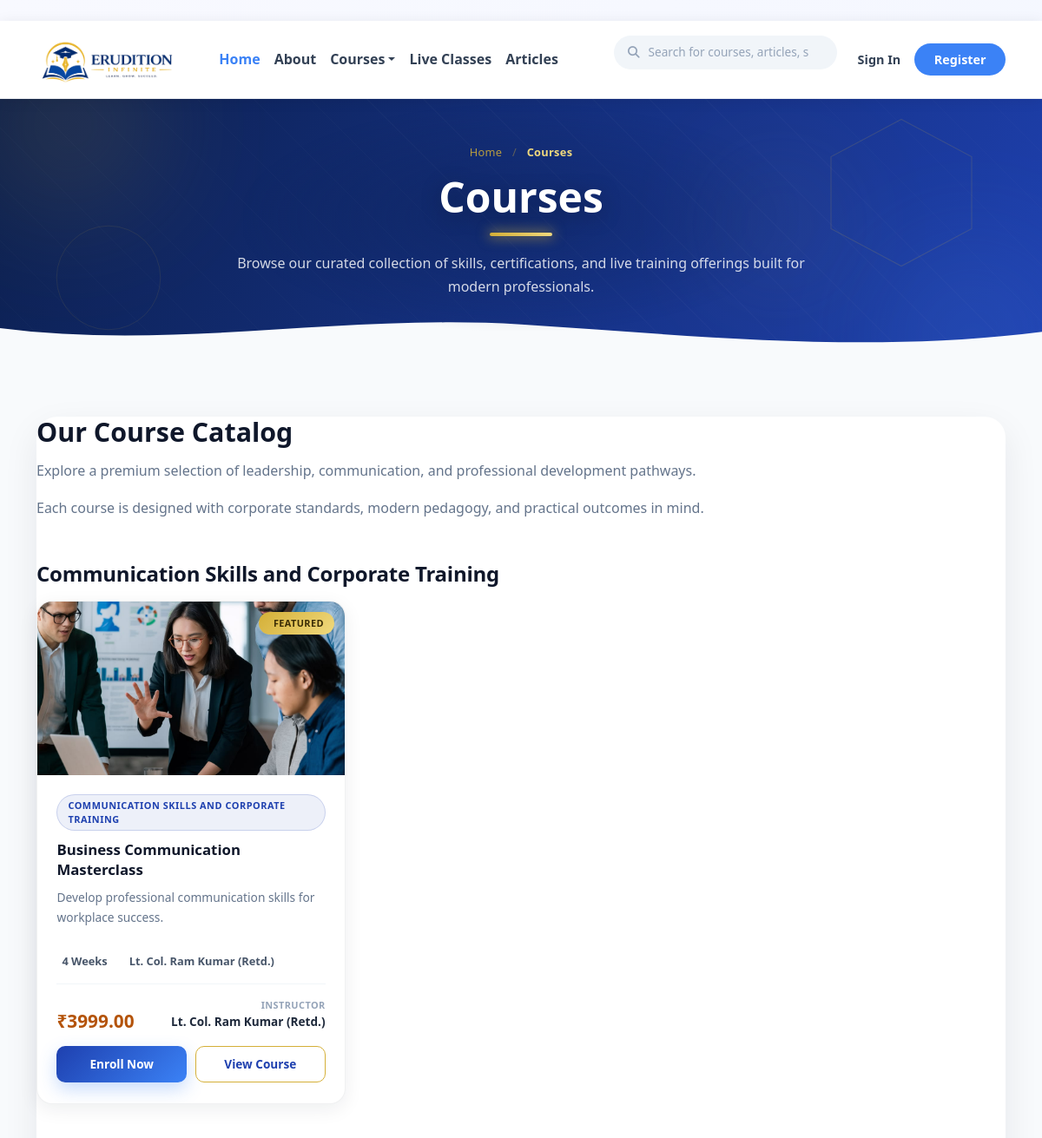
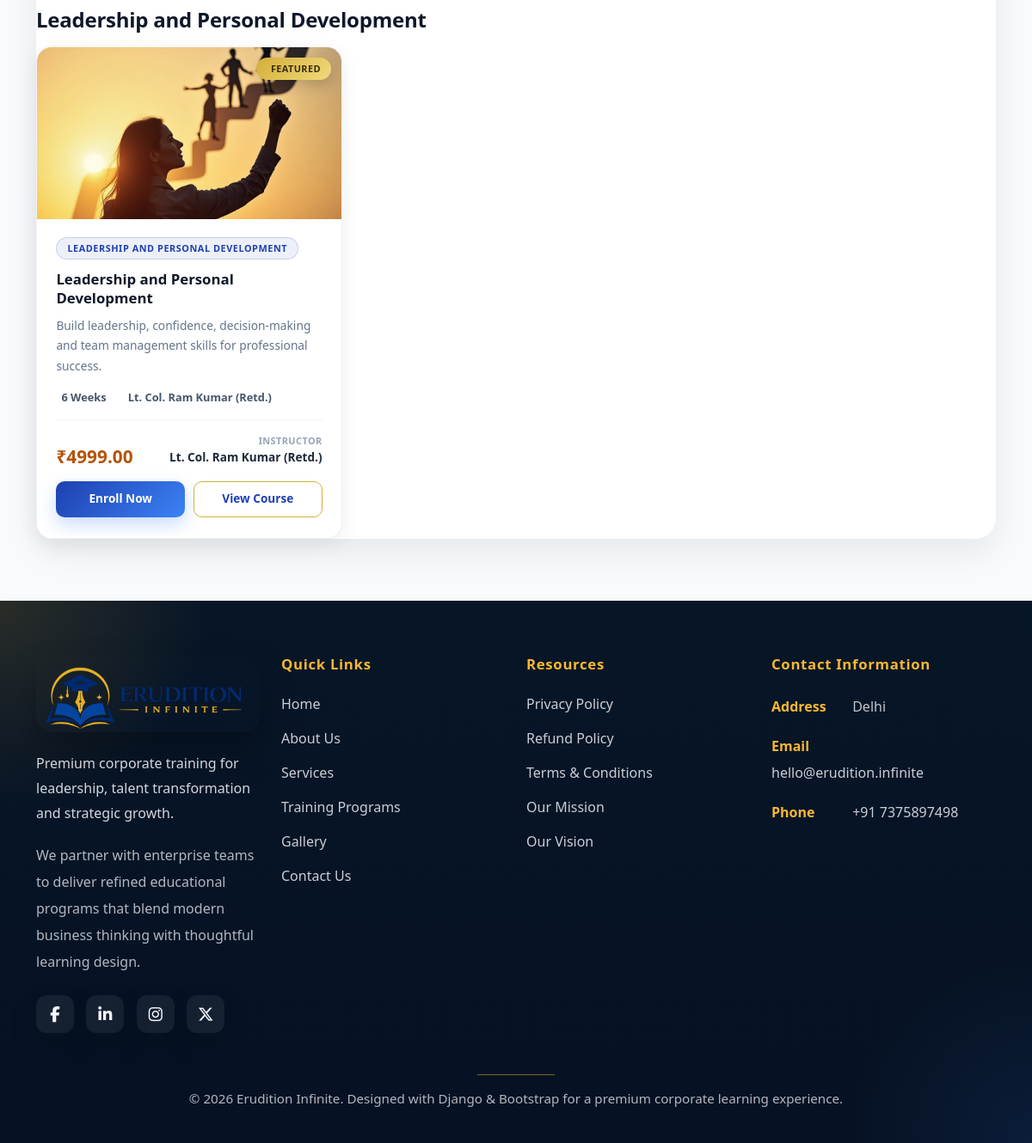
Page /courses/ on the earlier database version (2 pictures, top to bottom).
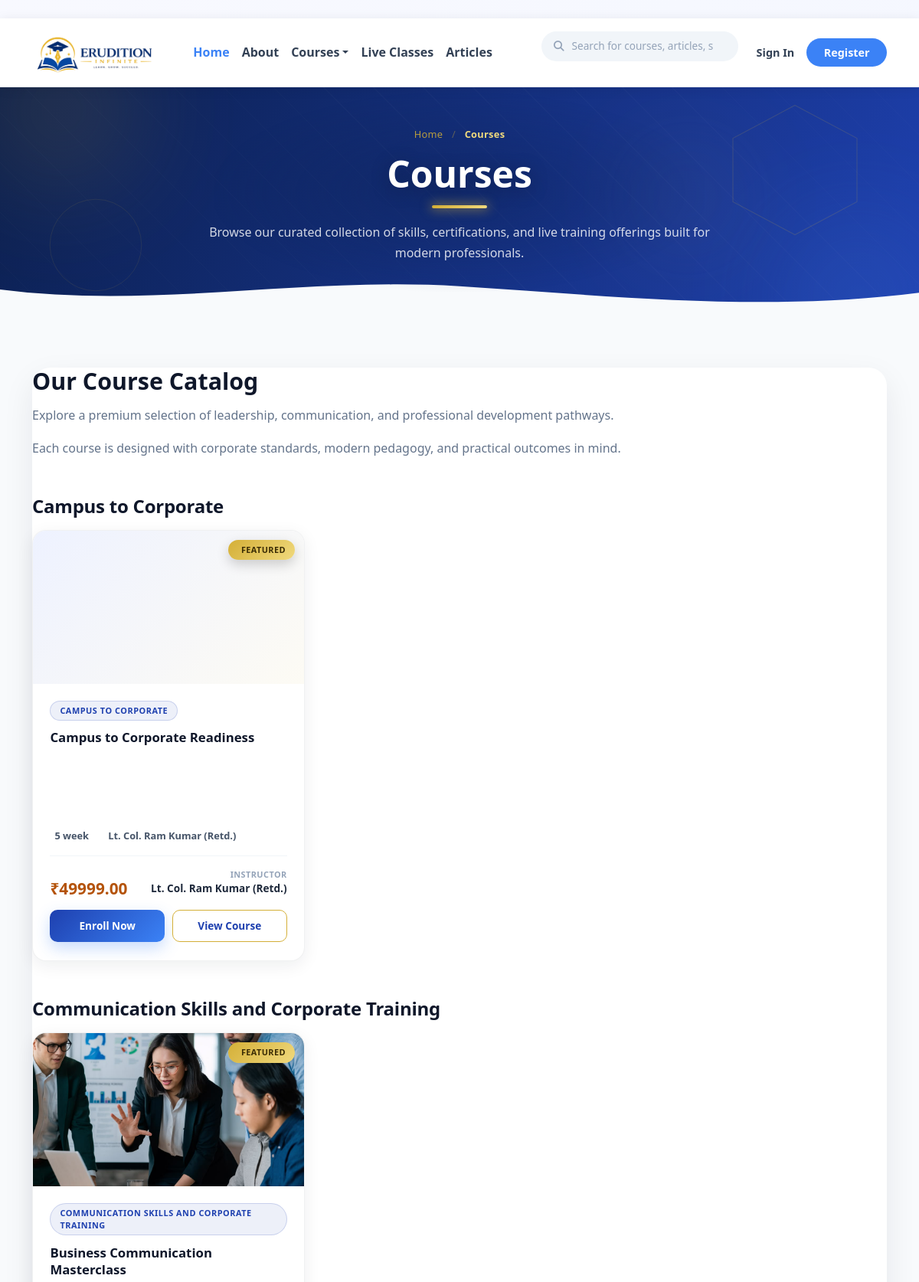
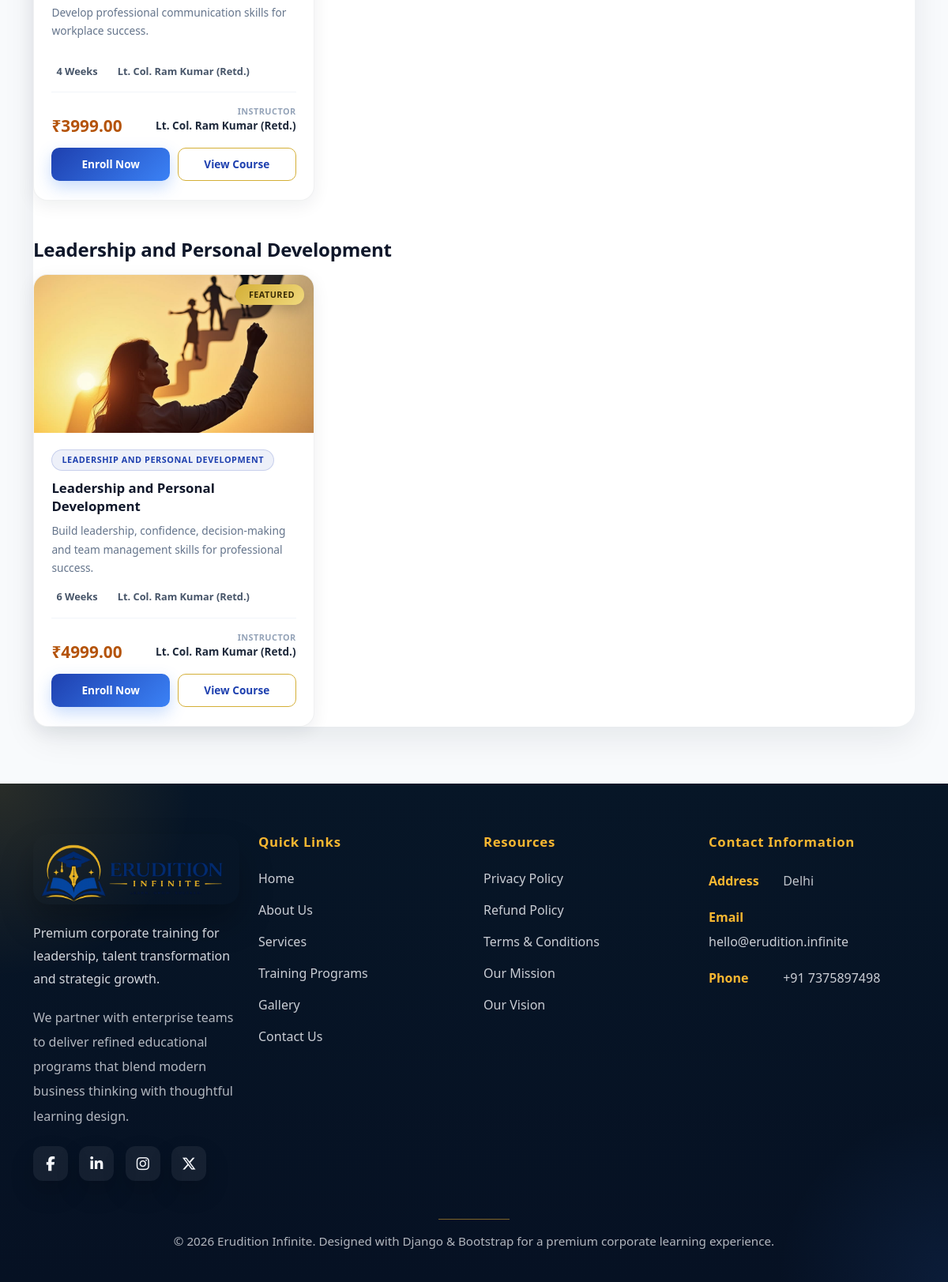
Same page on the later database version (2 pictures, top to bottom).
### Erudition/models.py (models this page shows, shortened)
class Category(models.Model):
    name = models.CharField(max_length=255)
    slug = models.SlugField(unique=True)
    class Meta:
        verbose_name_plural = "categories"
        ordering = ["name"]

class Course(models.Model):
    category = models.ForeignKey(Category, on_delete=models.CASCADE, related_name='courses')
    title = models.CharField(max_length=255)
    slug = models.SlugField(max_length=255, unique=True, blank=True)
    short_description = models.CharField(max_length=255, blank=True)
    description = models.TextField(blank=True)
    course_image = models.ImageField(upload_to='courses/', blank=True, null=True)
    instructor_name = models.CharField(max_length=255, blank=True)
    duration = models.CharField(max_length=50, blank=True)
    price = models.DecimalField(max_digits=8, decimal_places=2, default=0.00)
    is_featured = models.BooleanField(default=False)
    is_active = models.BooleanField(default=True)
    created_at = models.DateTimeField(auto_now_add=True)
    class Meta:
        ordering = ('-created_at',)

### Erudition/views.py (the view)
# urls.py: path('courses/', views.courses, name='courses'),
def courses(request):
    category_slug = request.GET.get('category')
    categories = Category.objects.order_by('name')
    courses = Course.objects.filter(is_active=True)
    if category_slug:
        courses = courses.filter(category__slug=category_slug)
    courses = courses.order_by('-is_featured', '-created_at')
    return render(request, 'Erudition/courses.html', {
        'categories': categories,
        'courses': courses,
        'active_category_slug': category_slug,
        'page_title': 'Courses',
        'page_subtitle': 'Browse our curated collection of skills, certifications, and live training offerings built for modern professionals.',
    })

### Erudition/context_processors.py (called while the page is built)
def active_announcement(request):
    announcement = Announcement.objects.filter(is_active=True).order_by('-created_at').first()
    return {'active_announcement': announcement}

### Erudition/templates/Erudition/courses.html (shortened to what the changed rows need)
{% extends 'Erudition/base.html' %}
{% block header_banner %}
    {% include 'Erudition/header_banner.html' %}
{% endblock %}
{% block content %}
<section class="page-section">
    <div class="container-xl">
        <div class="row justify-content-center">
            <div class="col-12">
                <div class="page-card shadow-soft">
                    <div class="card-body">
                        <h2 class="section-heading">Our Course Catalog</h2>
                        {% if categories %}
                            {% for category in categories %}
                                {% if category.courses.all %}
                                    <div class="mt-5">
                                        <h4 class="ec-category-heading mb-3">{{ category.name }}</h4>
                                        <div class="row g-4">
                                            {% for course in category.courses.all %}
                                                <div class="col-xl-4 col-lg-4 col-md-6 col-12">
                                                    <div class="ec-card">
                                                        <div class="ec-card-img-wrap">
                                                            {% if course.course_image %}
                                                                <img src="{{ course.course_image.url }}" alt="{{ course.title }}" class="ec-card-img">
                                                            {% else %}
                                                                <div class="ec-card-img ec-card-img-placeholder">
                                                                </div>
                                                            {% endif %}
                                                            {% if course.is_featured %}
                                                                <span class="ec-badge ec-badge-featured">
                                                                     Featured
                                                                </span>
                                                            {% endif %}
                                                        </div>
                                                        <div class="ec-card-body">
                                                            <span class="ec-category-pill">{{ category.name }}</span>
                                                            <h3 class="ec-card-title">{{ course.title }}</h3>
                                                            <p class="ec-card-desc">
                                                                {{ course.short_description|default:course.description|truncatechars:130 }}
                                                            </p>
                                                            <div class="ec-info-row">
                                                                {% if course.duration %}
                                                                    <span class="ec-info-item">
                                                                         {{ course.duration }}
                                                                    </span>
                                                                {% endif %}
                                                                <span class="ec-info-item">
                                                                     {{ course.instructor_name|default:'TBD' }}
                                                                </span>
                                                            </div>
                                                            <div class="ec-card-bottom">
                                                                <div class="ec-price-block">
                                                                    {% if course.price %}
                                                                        <span class="ec-price">₹{{ course.price }}</span>
                                                                    {% else %}
                                                                        <span class="ec-price ec-price-free">Free</span>
                                                                    {% endif %}
                                                                </div>
                                                                <div class="ec-instructor-block">
                                                                    <span class="ec-instructor-label">Instructor</span>
                                                                    <span class="ec-instructor-name">{{ course.instructor_name|default:'TBD' }}</span>
                                                                </div>
                                                            </div>
                                                            <div class="ec-card-footer">
                                                                <a href="#" class="ec-btn-primary">Enroll Now</a>
                                                                <a href="#" class="ec-btn-secondary">View Course</a>
                                                            </div>
                                                        </div>
                                                    </div>
                                            {% endfor %}
                                        </div>
                                    </div>
                                {% endif %}
                            {% endfor %}
                        {% else %}
                            <div class="alert alert-info mt-4" role="alert">
                                No courses are currently available. Please check back soon.
                            </div>
                        {% endif %}
                    </div>
                </div>
            </div>
        </div>
    </div>
</section>
{% endblock %}

Differences in the rows shown:
now on this page (row unchanged): Category: name "Campus to Corporate", name "CAMPUS TO CORPORATE"
added Course: is_featured "FEATURED", title "Campus to Corporate Readiness", duration "5 week", instructor_name "Lt. Col. Ram Kumar (Retd.)", price "49999.00", shown under "Campus to Corporate"
